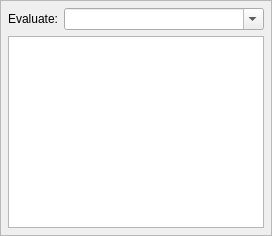
        <widget class="QFrame" name="frmEvaluate">
         <property name="frameShape">
          <enum>QFrame::Shape::StyledPanel</enum>
         </property>
         <property name="frameShadow">
          <enum>QFrame::Shadow::Raised</enum>
         </property>
         <layout class="QGridLayout" name="gridLayout_2">
          <property name="leftMargin">
           <number>7</number>
          </property>
          <property name="topMargin">
           <number>7</number>
          </property>
          <property name="rightMargin">
           <number>7</number>
          </property>
          <property name="bottomMargin">
           <number>7</number>
          </property>
          <item row="0" column="0">
           <widget class="QLabel" name="lblEvaluate">
            <property name="text">
             <string>Evaluate:</string>
            </property>
           </widget>
          </item>
          <item row="0" column="1">
           <widget class="QComboBox" name="cbEvaluate">
            <property name="sizePolicy">
             <sizepolicy hsizetype="Expanding" vsizetype="Fixed">
              <horstretch>0</horstretch>
              <verstretch>0</verstretch>
             </sizepolicy>
            </property>
            <property name="editable">
             <bool>true</bool>
            </property>
            <property name="insertPolicy">
             <enum>QComboBox::InsertPolicy::InsertAtTop</enum>
            </property>
           </widget>
          </item>
          <item row="2" column="0" colspan="2">
           <widget class="QPlainTextEdit" name="txtEvalOutput">
            <property name="undoRedoEnabled">
             <bool>false</bool>
            </property>
            <property name="readOnly">
             <bool>true</bool>
            </property>
           </widget>
          </item>
         </layout>
        </widget>
